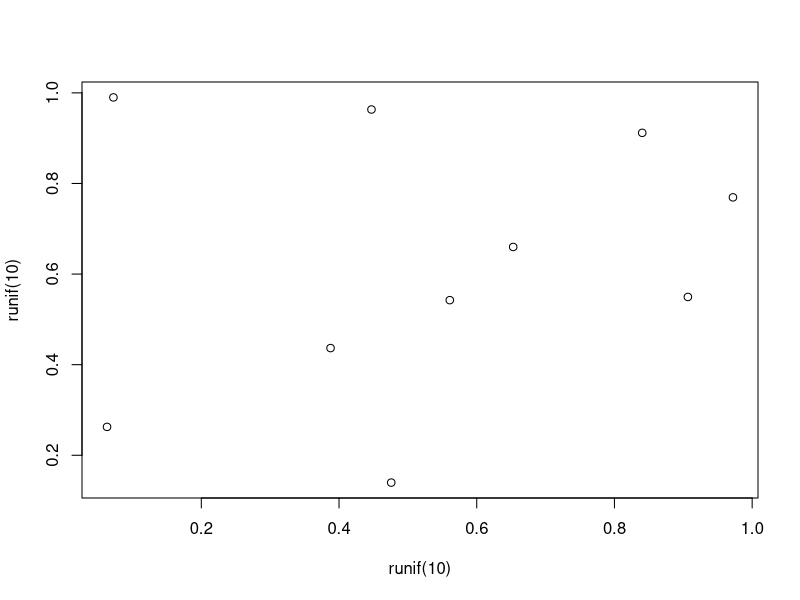
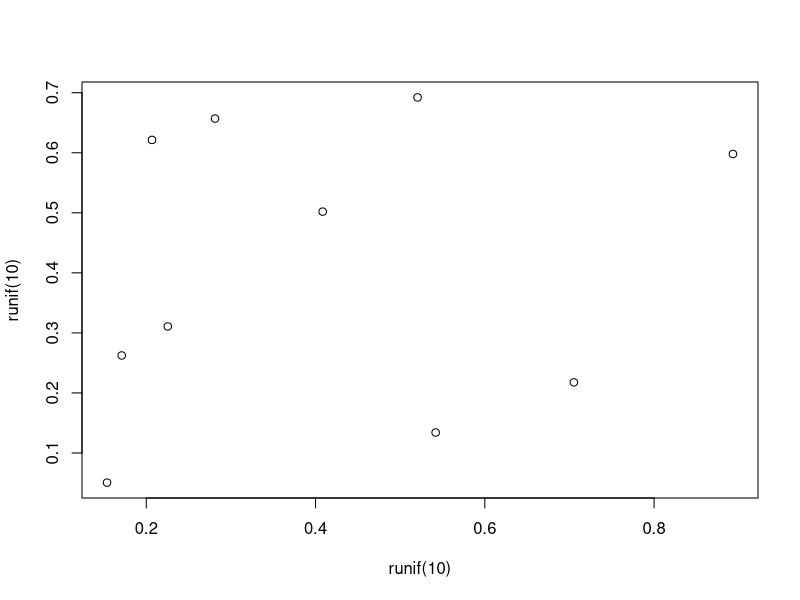

The R source for these figures, in order:
## ----setup, include=FALSE----------------------------------------------------------------
knitr::opts_chunk$set(echo = TRUE)


## ----eval=TRUE, echo=FALSE---------------------------------------------------------------
# r code can be used here! 

print(runif(10))
plot(runif(10), runif(10))




## ----eval=TRUE, echo=TRUE----------------------------------------------------------------
# r code can be used here! 

print(runif(10))
plot(runif(10), runif(10))




## ----eval=FALSE--------------------------------------------------------------------------
## # r code can be used here!
## 
## print(runif(10))
## plot(runif(10), runif(10))
## 
## 


## ----------------------------------------------------------------------------------------
#Here is a new chunk of code, distant from the first one in our document.

z <- 1:10
print(z)
#end of second chunk

